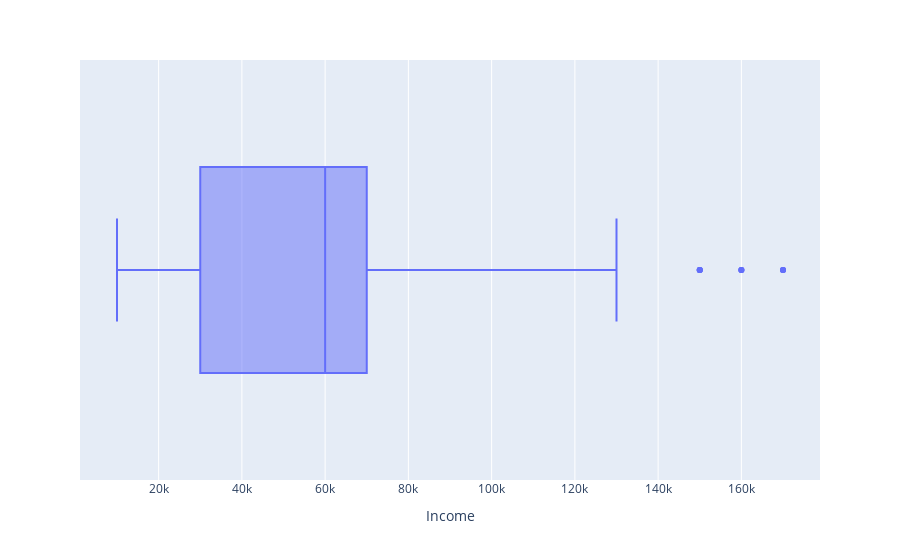

This figure's notebook cell:
### Code cell
#Ahora veremos los gráficos de cada variable del data set
fig = px.box(df, x = "Income")
fig.show()

### Figure 1 — Plotly figure (JSON) as saved in the notebook; plotly's stock layout.template omitted (floating-point values rounded to 4 significant figures; data arrays with more than 128 entries replaced by an {"elided": "..."} marker saying what was removed)
{"data": [{"alignmentgroup": "True", "hovertemplate": "Income=%{x}<extra></extra>", "legendgroup": "", "marker": {"color": "#636efa"}, "name": "", "notched": false, "offsetgroup": "", "orientation": "h", "showlegend": false, "type": "box", "x": {"elided": "989 float values"}, "x0": " ", "xaxis": "x", "y0": " ", "yaxis": "y"}], "layout": {"boxmode": "group", "legend": {"tracegroupgap": 0}, "margin": {"t": 60}, "xaxis": {"anchor": "y", "domain": [0, 1], "title": {"text": "Income"}}, "yaxis": {"anchor": "x", "domain": [0, 1]}}}
